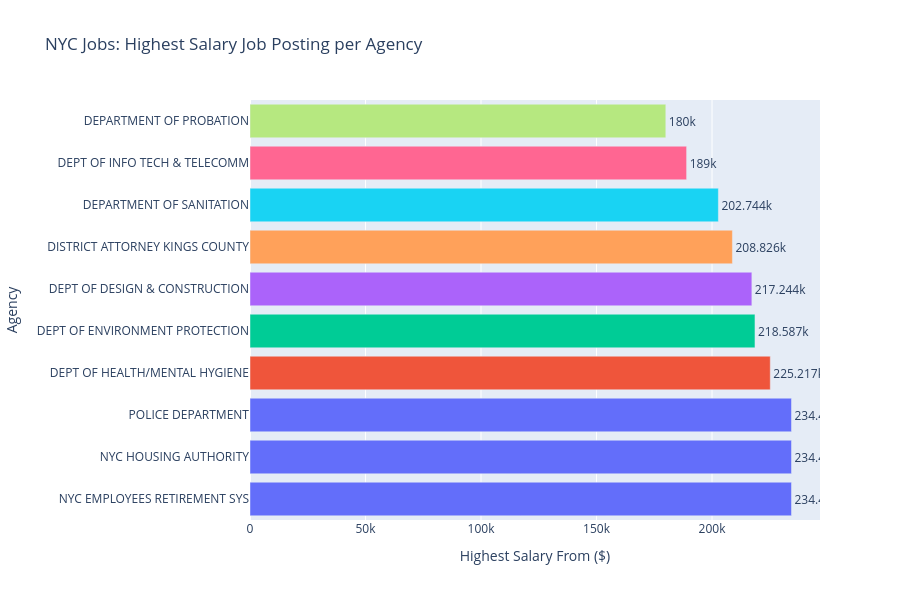

Here is the notebook cell this chart was saved with:
### Code cell
# 4. Highest Salary Job Posting per agency
highest_sal_per_agency(cleaned_df)

### Figure 1 — Plotly figure (JSON) as saved in the notebook; plotly's stock layout.template omitted (floating-point values rounded to 4 significant figures)
{"data": [{"hovertemplate": "max_salary=%{x}<br>agency=%{y}<extra></extra>", "legendgroup": "234402.00", "marker": {"color": "#636efa", "pattern": {"shape": ""}}, "name": "234402.00", "orientation": "h", "showlegend": true, "textposition": "outside", "texttemplate": "%{x}", "type": "bar", "x": [234402, 234402, 234402], "xaxis": "x", "y": ["NYC EMPLOYEES RETIREMENT SYS", "NYC HOUSING AUTHORITY", "POLICE DEPARTMENT"], "yaxis": "y"}, {"hovertemplate": "max_salary=%{x}<br>agency=%{y}<extra></extra>", "legendgroup": "225217.00", "marker": {"color": "#EF553B", "pattern": {"shape": ""}}, "name": "225217.00", "orientation": "h", "showlegend": true, "textposition": "outside", "texttemplate": "%{x}", "type": "bar", "x": [225217], "xaxis": "x", "y": ["DEPT OF HEALTH/MENTAL HYGIENE"], "yaxis": "y"}, {"hovertemplate": "max_salary=%{x}<br>agency=%{y}<extra></extra>", "legendgroup": "218587.00", "marker": {"color": "#00cc96", "pattern": {"shape": ""}}, "name": "218587.00", "orientation": "h", "showlegend": true, "textposition": "outside", "texttemplate": "%{x}", "type": "bar", "x": [218587], "xaxis": "x", "y": ["DEPT OF ENVIRONMENT PROTECTION"], "yaxis": "y"}, {"hovertemplate": "max_salary=%{x}<br>agency=%{y}<extra></extra>", "legendgroup": "217244.00", "marker": {"color": "#ab63fa", "pattern": {"shape": ""}}, "name": "217244.00", "orientation": "h", "showlegend": true, "textposition": "outside", "texttemplate": "%{x}", "type": "bar", "x": [217244], "xaxis": "x", "y": ["DEPT OF DESIGN & CONSTRUCTION"], "yaxis": "y"}, {"hovertemplate": "max_salary=%{x}<br>agency=%{y}<extra></extra>", "legendgroup": "208826.00", "marker": {"color": "#FFA15A", "pattern": {"shape": ""}}, "name": "208826.00", "orientation": "h", "showlegend": true, "textposition": "outside", "texttemplate": "%{x}", "type": "bar", "x": [208826], "xaxis": "x", "y": ["DISTRICT ATTORNEY KINGS COUNTY"], "yaxis": "y"}, {"hovertemplate": "max_salary=%{x}<br>agency=%{y}<extra></extra>", "legendgroup": "202744.00", "marker": {"color": "#19d3f3", "pattern": {"shape": ""}}, "name": "202744.00", "orientation": "h", "showlegend": true, "textposition": "outside", "texttemplate": "%{x}", "type": "bar", "x": [202744], "xaxis": "x", "y": ["DEPARTMENT OF SANITATION"], "yaxis": "y"}, {"hovertemplate": "max_salary=%{x}<br>agency=%{y}<extra></extra>", "legendgroup": "189000.00", "marker": {"color": "#FF6692", "pattern": {"shape": ""}}, "name": "189000.00", "orientation": "h", "showlegend": true, "textposition": "outside", "texttemplate": "%{x}", "type": "bar", "x": [189000], "xaxis": "x", "y": ["DEPT OF INFO TECH & TELECOMM"], "yaxis": "y"}, {"hovertemplate": "max_salary=%{x}<br>agency=%{y}<extra></extra>", "legendgroup": "180000.00", "marker": {"color": "#B6E880", "pattern": {"shape": ""}}, "name": "180000.00", "orientation": "h", "showlegend": true, "textposition": "outside", "texttemplate": "%{x}", "type": "bar", "x": [180000], "xaxis": "x", "y": ["DEPARTMENT OF PROBATION"], "yaxis": "y"}], "layout": {"barmode": "relative", "height": 600, "legend": {"title": {"text": "max_salary"}, "tracegroupgap": 0}, "showlegend": false, "title": {"text": "NYC Jobs: Highest Salary Job Posting per Agency"}, "xaxis": {"anchor": "y", "categoryarray": [234402, 225217, 218587, 217244, 208826, 202744, 189000, 180000], "categoryorder": "array", "domain": [0, 1], "title": {"text": "Highest Salary From ($)"}}, "yaxis": {"anchor": "x", "categoryorder": "total descending", "domain": [0, 1], "title": {"text": "Agency"}}}}
